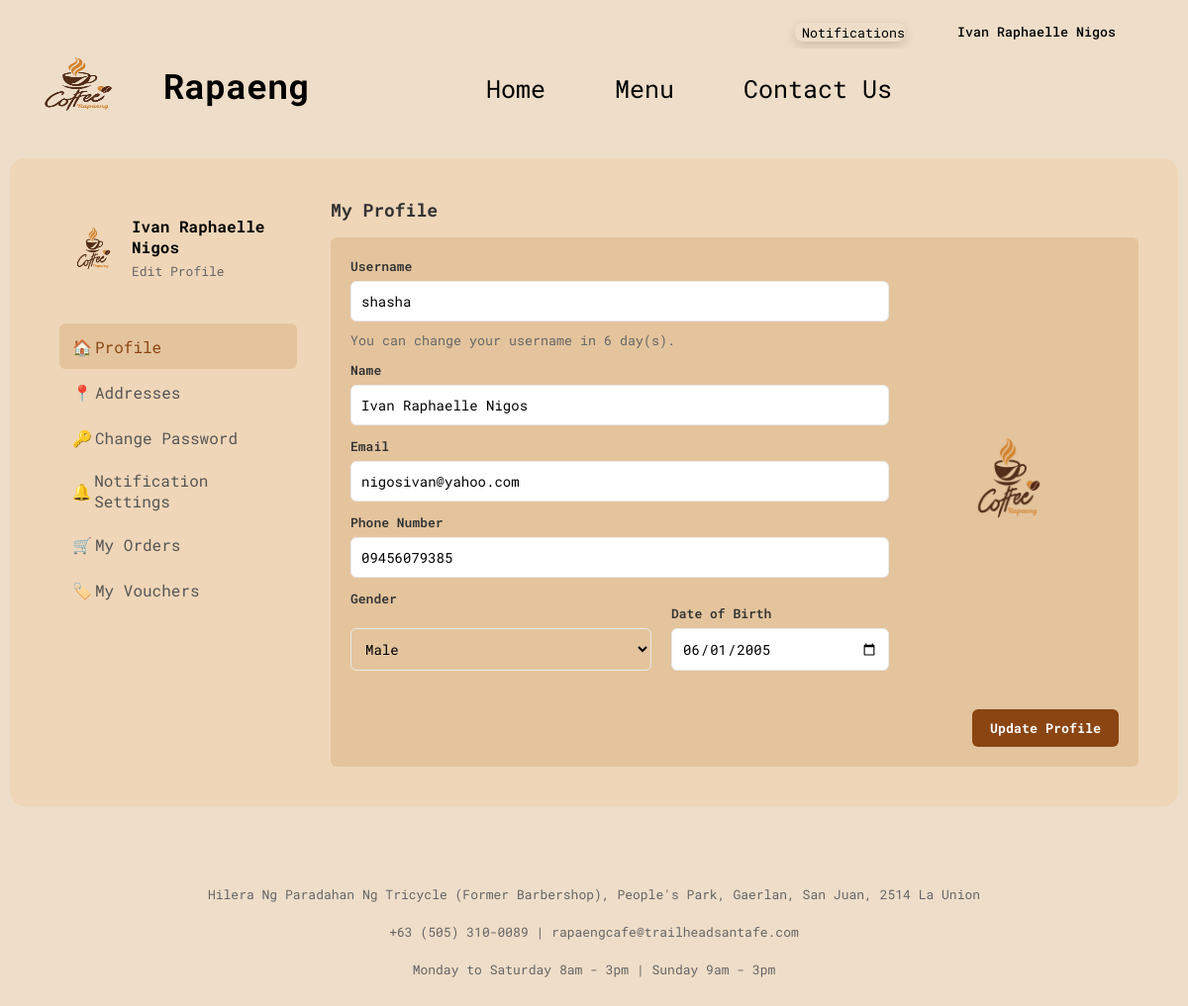
Page /pages/customer/profile.php (signed in) on the committed database.
### tables this page shows
CREATE TABLE `customers` (
  `customer_id` int(11) NOT NULL,
  `full_name` text NOT NULL,
  `email` text NOT NULL,
  `username` text NOT NULL,
  `password` text NOT NULL,
  `phone_number` varchar(30) NOT NULL DEFAULT '',
  `gender` enum('male','female','other') NOT NULL DEFAULT 'other',
  `date_of_birth` date NOT NULL DEFAULT '1970-01-01',
  `last_username_change` datetime DEFAULT NULL
);

### pages/customer/profile.php (the view, shortened to what this page needs)
<?php
include('../../api/connection.php');
try {
  $conn->exec("ALTER TABLE customers ADD COLUMN last_username_change DATETIME NULL");
} catch (Exception $e) {
}
$customer_id = $_SESSION['customer_id'] ?? $_SESSION['user_id'];
$stmt = $conn->prepare("SELECT * FROM customers WHERE customer_id = :id LIMIT 1");
$stmt->execute(['id' => $customer_id]);
$customer = $stmt->fetch(PDO::FETCH_ASSOC);
$full_name = $customer['full_name'] ?? '';
$username = $customer['username'] ?? '';
$email = $customer['email'] ?? '';
$phone = $customer['phone_number'] ?? '';
$gender = $customer['gender'] ?? 'other';
$dob = $customer['date_of_birth'] ?? '1970-01-01';
$last_username_change = $customer['last_username_change'] ?? null;
$can_change_username = true;
$username_change_message = '';
if ($last_username_change) {
  $lastChange = new DateTime($last_username_change);
  $now = new DateTime();
  $interval = $now->diff($lastChange);
  $daysSinceChange = $interval->days;
  if ($daysSinceChange < 7) {
    $can_change_username = false;
    $daysRemaining = 7 - $daysSinceChange;
    $username_change_message = "You can change your username in $daysRemaining day(s).";
  }
}
?>
<!DOCTYPE html>
<html lang="en">
<head>
  <link rel="stylesheet" href="../../css/nav-bar.css">
  <link rel="stylesheet" href="../../css/footer.css">
  <link rel="stylesheet" href="../../css/customer/account.css">
</head>
<body>
  <?php include('../nav.bar.php'); ?>
  <div style="padding: 30px;"></div>
  <main class="account-wrapper">
    <div class="account-grid">
      <aside class="account-side">
        <div class="profile-block account-card">
          <div class="profile-avatar"><img src="../../images/rapaeng-logo.png" alt="avatar"></div>
          <div>
            <div class="profile-name"><?php echo htmlspecialchars($full_name); ?></div>
            <div style="font-size:13px;color:#666;">Edit Profile</div>
          </div>
        </div>
        <nav class="side-nav">
          <ul>
            <?php $self = basename($_SERVER['PHP_SELF']); ?>
            <li class="<?php echo $self === 'profile.php' ? 'active' : ''; ?>"><a href="profile.php"><span class="side-icon">🏠</span> Profile</a></li>
            <li class="<?php echo $self === 'addresses.php' ? 'active' : ''; ?>"><a href="addresses.php"><span class="side-icon">📍</span> Addresses</a></li>
            <li class="<?php echo $self === 'change-password.php' ? 'active' : ''; ?>"><a href="change-password.php"><span class="side-icon">🔑</span> Change Password</a></li>
            <li class="<?php echo $self === 'notifications.php' ? 'active' : ''; ?>"><a href="notifications.php"><span class="side-icon">🔔</span> Notification Settings</a></li>
            <li class="<?php echo $self === 'orders.php' ? 'active' : ''; ?>"><a href="orders.php"><span class="side-icon">🛒</span> My Orders</a></li>
            <li><a href="#"><span class="side-icon">🏷️</span> My Vouchers</a></li>
          </ul>
        </nav>
      </aside>
      <section class="account-main">
        <div class="top-controls">
          <div class="account-title">My Profile</div>
        </div>
        <div class="account-content">
          <form method="POST">
            <div class="form-row">
              <div style="flex:1;">
                <div class="form-field">
                  <label>Username</label>
                  <?php if ($can_change_username): ?>
                    <input type="text" name="username" value="<?php echo htmlspecialchars($username); ?>">
                  <?php else: ?>
                    <input type="text" value="<?php echo htmlspecialchars($username); ?>" readonly>
                    <small style="color:#666;display:block;margin-top:4px;"><?php echo htmlspecialchars($username_change_message); ?></small>
                  <?php endif; ?>
                </div>
                <div class="form-field"><label>Name</label><input type="text" name="full_name" value="<?php echo htmlspecialchars($full_name); ?>"></div>
                <div class="form-field"><label>Email</label><input type="email" name="email" value="<?php echo htmlspecialchars($email); ?>"></div>
                <div class="form-field"><label>Phone Number</label><input type="text" name="phone_number" value="<?php echo htmlspecialchars($phone); ?>"></div>
                <div class="form-row" style="margin-top:8px;">
                  <div style="flex:1;margin-right:8px;">
                    <div class="form-field"><label>Gender</label>
                      <select name="gender">
                        <option value="male" <?php echo $gender === 'male' ? 'selected' : ''; ?>>Male</option>
                      </select>
                    </div>
                  </div>
                  <div style="width:220px;">
                    <div class="form-field"><label>Date of Birth</label><input type="date" name="date_of_birth" value="<?php echo htmlspecialchars($dob); ?>"></div>
                  </div>
                </div>
              </div>
              <div style="width:220px; text-align:center;">
                <div class="profile-avatar" style="width:120px;height:120px;margin:0 auto;"><img src="../../images/rapaeng-logo.png" alt="avatar"></div>
              </div>
            </div>
            <div class="form-actions">
              <button class="btn-primary" type="submit">Update Profile</button>
            </div>
          </form>
        </div>
      </section>
    </div>
  </main>
  <?php include('../footer.php'); ?>
</body>
</html>

### css/nav-bar.css (style rules this page uses)
.nav-top-right button, select { border: none; background-color: transparent; margin-top: 15px; display: flex; }

### css/customer/account.css (style rules this page uses)
* { box-sizing: border-box; margin: 0; padding: 0; font-family: "Roboto Mono", monospace; }
body { background-color: #EEDDC8; }
.account-wrapper { max-width: 1180px; margin: calc(var(--navbar-height, 80px) + 20px) auto 60px; padding: 0 18px; background-color: #efd6b8; padding: 40px; border-radius: 15px; }
.account-grid { display: grid; grid-template-columns: 260px 1fr; gap: 24px; align-items: start; }
.account-side { background: transparent; }
.account-card { border-radius: 6px; padding: 18px; }
.profile-block { display: flex; gap: 12px; align-items: center; padding: 18px; }
.profile-avatar { width: 64px; height: 64px; border-radius: 50%; overflow: hidden; display: flex; align-items: center; justify-content: center; }
.profile-avatar img { width: 100%; height: 100%; object-fit: cover; }
.profile-name { font-weight: 700; margin-bottom: 5px; }
.side-nav { margin-top: 16px; border-radius: 6px; padding: 10px; }
.side-nav ul { list-style: none; }
.side-nav li { display: flex; align-items: center; gap: 10px; padding: 10px; color: #555; cursor: pointer; border-radius: 6px; }
.side-nav a { text-decoration: none; color: inherit; width: 100%; display: flex; align-items: center; }
.side-nav li:hover, .side-nav li.active { background: #e4c49d; color: #8B4513; }
.side-icon { width: 26px; height: 26px; display: inline-flex; align-items: center; justify-content: center; color: #8B4513; }
.account-main .top-controls { display: flex; justify-content: space-between; align-items: center; gap: 12px; margin-bottom: 16px; }
.account-title { font-size: 18px; font-weight: 700; color: #333; }
.account-content { background: #e4c49d; border-radius: 6px; padding: 20px; }
.form-row { display: flex; gap: 12px; align-items: center; }
.form-field { display: flex; flex-direction: column; gap: 6px; margin-bottom: 12px; }
.form-field label { font-size: 13px; color: #333; font-weight: 600; }
.form-field input, .form-field textarea, .form-field select { padding: 10px; border: 1px solid #e9e9e9; border-radius: 6px; font-size: 14px; }
.form-field select { margin-bottom: 15px; }
.form-actions { display: flex; gap: 8px; align-items: center; justify-content: flex-end; margin-top: 12px; }
.btn-primary { background: #8B4513; color: white; padding: 10px 18px; border-radius: 6px; border: none; cursor: pointer; font-weight: 700; }

### rows in the picture
customers: full_name "Ivan Raphaelle Nigos", username "shasha", last_username_change "You can change your username in 6 day(s).", email "nigosivan@yahoo.com", phone_number "09456079385", gender "Male", date_of_birth "06/01/2005"

### other values in the picture
$_SESSION['full_name'] "Ivan Raphaelle Nigos"
